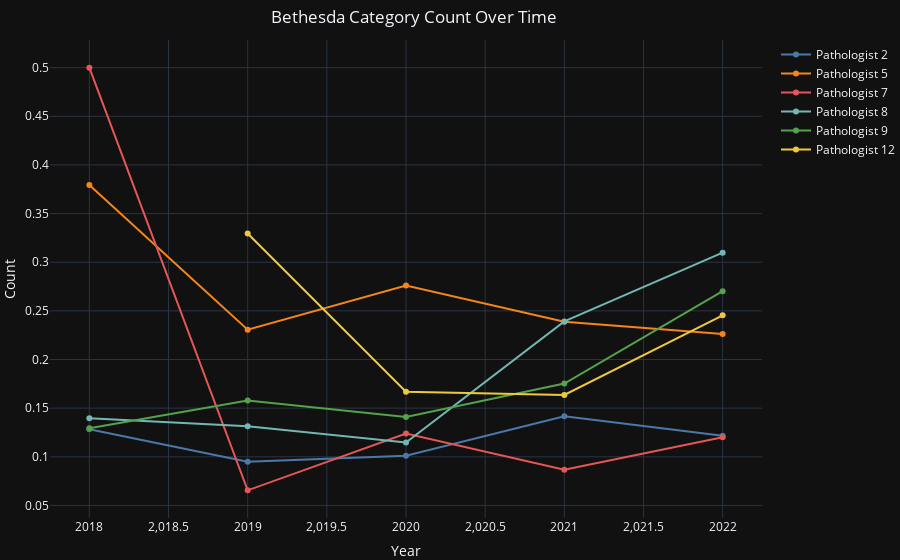

The cell this chart's notebook holds for it:
### Code cell
make_scatter_graph_time_bethesda(path_time_df)

### Figure 1 — Plotly figure (JSON) as saved in the notebook; plotly's stock layout.template omitted (floating-point values rounded to 4 significant figures)
{"data": [{"line": {"color": "#4C78A8"}, "mode": "markers+lines", "name": "Pathologist 2", "showlegend": true, "type": "scatter", "visible": true, "x": [2018, 2019, 2020, 2021, 2022], "y": [0.1283, 0.09497, 0.101, 0.1416, 0.1216]}, {"line": {"color": "#F58518"}, "mode": "markers+lines", "name": "Pathologist 5", "showlegend": true, "type": "scatter", "visible": true, "x": [2018, 2019, 2020, 2021, 2022], "y": [0.3793, 0.2306, 0.276, 0.2389, 0.2263]}, {"line": {"color": "#E45756"}, "mode": "markers+lines", "name": "Pathologist 7", "showlegend": true, "type": "scatter", "visible": true, "x": [2018, 2019, 2020, 2021, 2022], "y": [0.5, 0.0655, 0.124, 0.08676, 0.12]}, {"line": {"color": "#72B7B2"}, "mode": "markers+lines", "name": "Pathologist 8", "showlegend": true, "type": "scatter", "visible": true, "x": [2018, 2019, 2020, 2021, 2022], "y": [0.1396, 0.1313, 0.1148, 0.2391, 0.3099]}, {"line": {"color": "#54A24B"}, "mode": "markers+lines", "name": "Pathologist 9", "showlegend": true, "type": "scatter", "visible": true, "x": [2018, 2019, 2020, 2021, 2022], "y": [0.1294, 0.1579, 0.141, 0.1753, 0.2703]}, {"line": {"color": "#EECA3B"}, "mode": "markers+lines", "name": "Pathologist 12", "showlegend": true, "type": "scatter", "visible": true, "x": [2019, 2020, 2021, 2022], "y": [0.3296, 0.1669, 0.1636, 0.2454]}], "layout": {"autosize": true, "margin": {"b": 0, "l": 0, "pad": 0, "r": 0, "t": 40}, "title": {"text": "Bethesda Category Count Over Time", "x": 0.46, "xanchor": "center", "y": 0.98, "yanchor": "top"}, "xaxis": {"title": {"text": "Year"}}, "yaxis": {"title": {"text": "Count"}}}}
